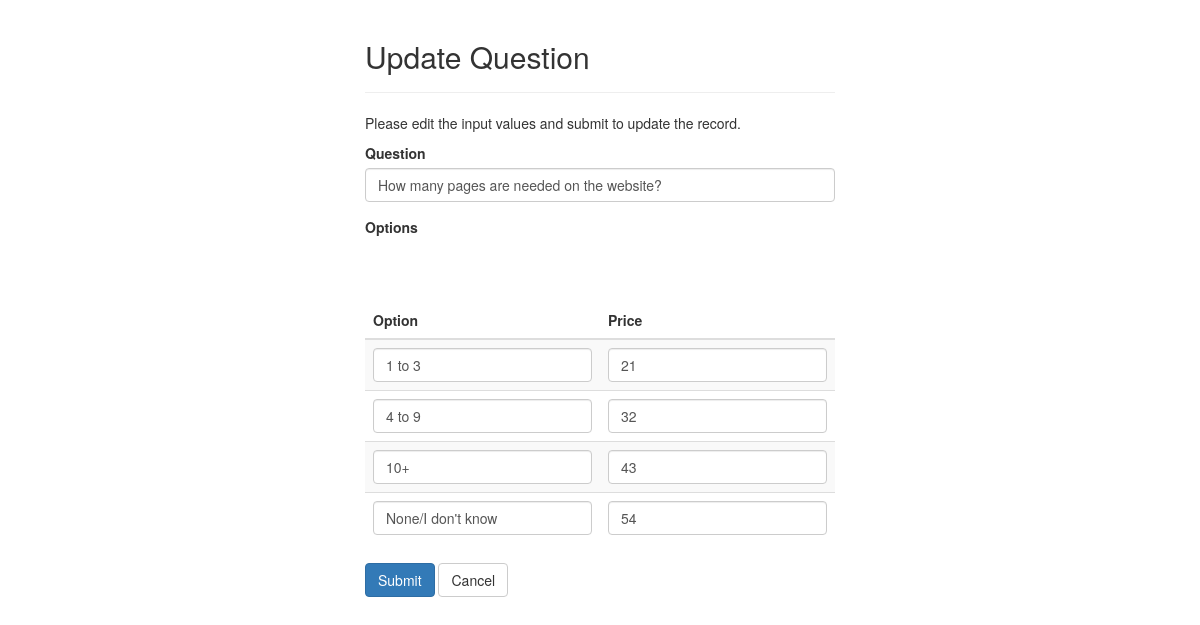
Screenshot of /admin/update.php?id=1 with the database file from the repository.
### tables this page shows
CREATE TABLE `questions` (
  `id` int(10) NOT NULL,
  `qid` int(10) NOT NULL,
  `question` text NOT NULL
);

CREATE TABLE `options` (
  `opt_id` int(10) NOT NULL,
  `opt_name` varchar(255) NOT NULL,
  `opt_price` int(11) DEFAULT NULL,
  `qid` int(10) DEFAULT NULL
);

### admin/update.php (the view, shortened to what this page needs)
<!DOCTYPE html>
<html lang="en">
<head>
    <link rel="stylesheet" href="https://maxcdn.bootstrapcdn.com/bootstrap/3.3.7/css/bootstrap.css">
</head>
<body>
<?php
$conn = mysqli_connect(DB_HOST, DB_USER, DB_PASSWORD, DB_NAME);
$question = $option = "";
$question_err = $option_err = $price_err = "";
if(isset($_POST["id"]) && !empty($_POST["id"])){
    $id = $_POST["id"];
    $input_que = trim($_POST["question"]);
    if(empty($input_que)){
        $question_err = "Please enter a question.";
    } else{
        $question = $input_que;
    }
    $input_opt = $_POST["option"];
    if(empty($input_opt)){
        $option_err = 'Please enter an option.';
    } else{
        $option = $input_opt;
    }
     $input_price = $_POST["price"];
    if(empty($input_price)){
        $price_err = 'Please enter an price.';
    } else{
        $price = $input_price;
    }
        $sql = "UPDATE questions SET question= '$question' WHERE qid= '$id'";
$opt_count = count($_POST['option']);
if (mysqli_query($conn, $sql)) {
    $sql1 = " SELECT * FROM options Where qid=$id";
    $opt = mysqli_query($conn, $sql1);
 $dev=0;
 foreach ($opt as $value) {
        $sql2 = "UPDATE options SET opt_name= '".$_POST['option'][$dev]."', opt_price = '".$_POST['price'][$dev]."' WHERE opt_id= '".$value['opt_id']."'";
    mysqli_query($conn, $sql2);
$dev++;
 }
$sql1 = "SELECT * FROM options WHERE qid = ?";
    $opt = mysqli_prepare($conn, $sql1);
    mysqli_stmt_bind_param($opt, "i", $param_id);
    $param_id = trim($_GET["id"]);
mysqli_stmt_execute($opt);
$result = mysqli_stmt_get_result($opt);
    echo '<script>
    swal({
    title: "Success",
    text: "Question has been updated",
    icon: "success"
});
</script>';
} else {
    echo "Error updating record: " . mysqli_error($conn);
}
mysqli_close($conn);
} else{
    if(isset($_GET["id"]) && !empty(trim($_GET["id"]))){
        $id =  trim($_GET["id"]);
        $sql = "SELECT * FROM questions WHERE id = ?";
        if($stmt = mysqli_prepare($conn, $sql)){
            mysqli_stmt_bind_param($stmt, "i", $param_id);
            $param_id = $id;
            if(mysqli_stmt_execute($stmt)){
                $result = mysqli_stmt_get_result($stmt);
                if(mysqli_num_rows($result) == 1){
                    $row = mysqli_fetch_array($result, MYSQLI_ASSOC);
                    $question = $row["question"];
                } else{
                    header("location: error.php");
                    exit();
                }
            } else{
                echo "Oops! Something went wrong. Please try again later.";
            }
        }
        $sql1 = "SELECT * FROM options WHERE qid = ?";
    $opt = mysqli_prepare($conn, $sql1);
    mysqli_stmt_bind_param($opt, "i", $param_id);
mysqli_stmt_execute($opt);
$result = mysqli_stmt_get_result($opt);
    }  else{
        header("location: error.php");
        exit();
    }
}
?>
    <div class="wrapper">
        <div class="container-fluid">
            <div class="row">
                <div class="col-md-12">
                    <div class="page-header">
                        <h2>Update Question</h2>
                    </div>
                    <p>Please edit the input values and submit to update the record.</p>
                    <form action="<?php echo htmlspecialchars(basename($_SERVER['REQUEST_URI'])); ?>" method="post">
                        <div class="form-group <?php echo (!empty($question_err)) ? 'has-error' : ''; ?>">
                            <label>Question</label>
                            <input type="text" name="question" class="form-control" value="<?php echo $question; ?>">
                        </div>
                        <div class="form-group <?php echo (!empty($option_err)) ? 'has-error' : ''; ?>">
                            <label>Options</label>
                            <table class="table table-striped">
    <thead>
      <tr>
        <th>Option</th>
        <th>Price</th>
      </tr>
    </thead>
    <tbody>
      <tr><?php while($row = mysqli_fetch_array($result, MYSQLI_ASSOC)){ ?>
        <td><input type="text" name="option[]" class="form-control" value="<?php echo $row['opt_name'];?>"> </td>
        <td><input type="text" name="price[]" class="form-control" value="<?php   echo $row['opt_price'];?>"> </td>
                     <?php   echo "<br></td>
      </tr>";
                    }?>
    </tbody>
  </table>
                        </div>
                        <input type="submit" class="btn btn-primary" value="Submit">
                        <a href="index.php" class="btn btn-default">Cancel</a>
                    </form>
                </div>
            </div>
        </div>
    </div>
</body>
</html>

### admin/update.php (style rules this page uses)
.wrapper { width: 500px; margin: 0 auto; }

### rows the page displays
questions: question "How many pages are needed on the website?"
options: opt_name "1 to 3", opt_price "21"
options: opt_name "4 to 9", opt_price "32"
options: opt_name "10+", opt_price "43"
options: opt_name "None/I don't know", opt_price "54"
